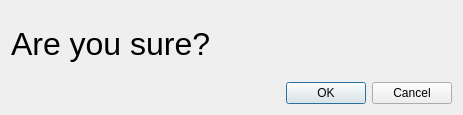
<?xml version="1.0" encoding="UTF-8"?>
<ui version="4.0">
 <class>SureDialog</class>
 <widget class="QDialog" name="SureDialog">
  <property name="geometry">
   <rect>
    <x>0</x>
    <y>0</y>
    <width>463</width>
    <height>115</height>
   </rect>
  </property>
  <property name="windowTitle">
   <string>Dialog</string>
  </property>
  <layout class="QVBoxLayout" name="verticalLayout">
   <item>
    <widget class="QLabel" name="label">
     <property name="font">
      <font>
       <pointsize>24</pointsize>
      </font>
     </property>
     <property name="text">
      <string>Are you sure? </string>
     </property>
    </widget>
   </item>
   <item>
    <layout class="QHBoxLayout" name="horizontalLayout">
     <item>
      <spacer name="horizontalSpacer">
       <property name="orientation">
        <enum>Qt::Horizontal</enum>
       </property>
       <property name="sizeHint" stdset="0">
        <size>
         <width>40</width>
         <height>20</height>
        </size>
       </property>
      </spacer>
     </item>
     <item>
      <widget class="QPushButton" name="okButton">
       <property name="text">
        <string>OK</string>
       </property>
      </widget>
     </item>
     <item>
      <widget class="QPushButton" name="cancelButton">
       <property name="text">
        <string>Cancel</string>
       </property>
      </widget>
     </item>
    </layout>
   </item>
  </layout>
 </widget>
 <resources/>
 <connections/>
</ui>
